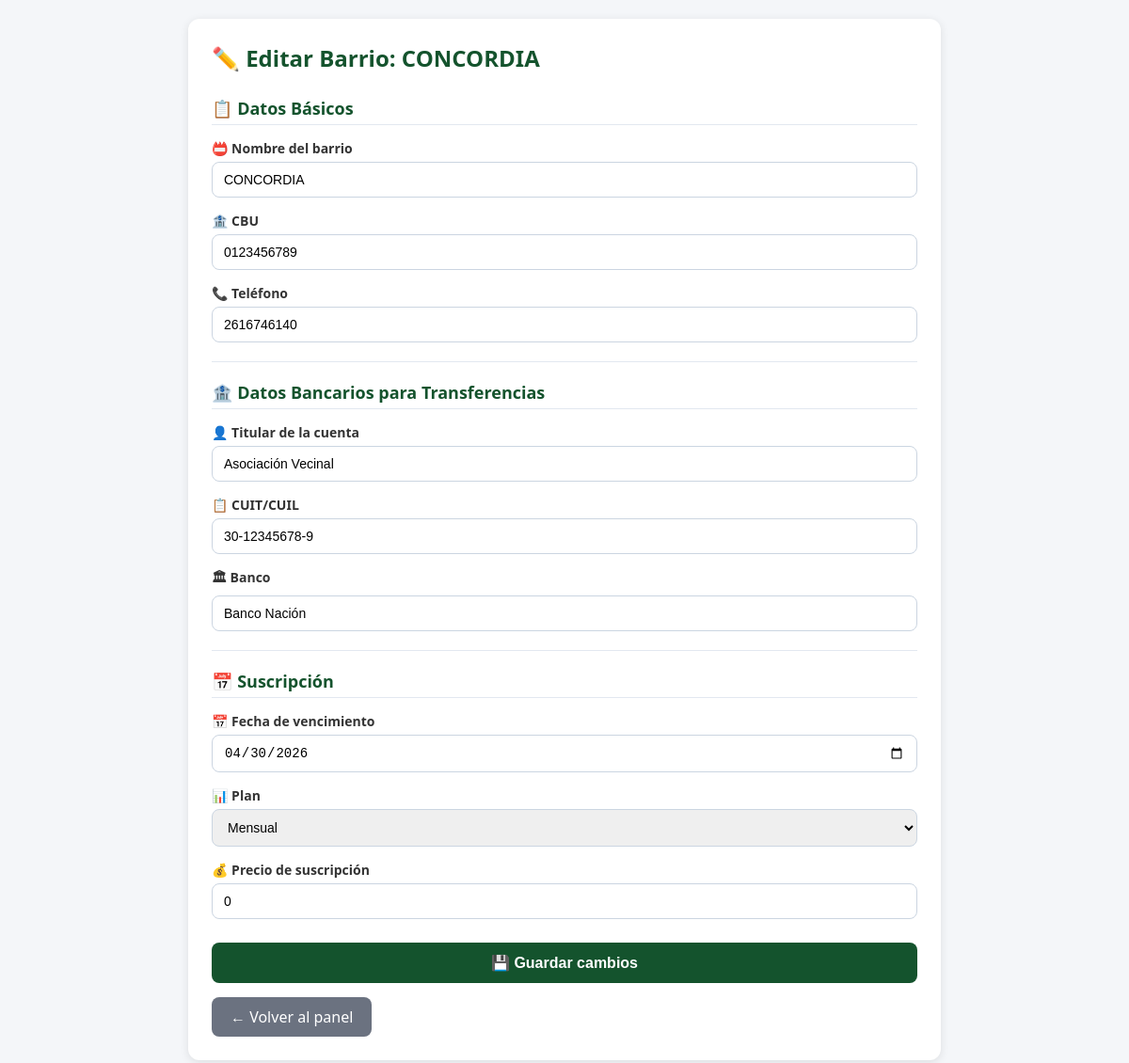
Screenshot of /editar-barrio/8/ (signed in) with the database file from the repository.
### core/models.py (models this page shows, shortened)
class Barrio(models.Model):
    PLAN_CHOICES = (
        ('mensual', 'Mensual'),
        ('semestral', 'Semestral'),
        ('anual', 'Anual'),
    )
    nombre = models.CharField(max_length=100)
    cbu = models.CharField(max_length=100)
    telefono = models.CharField(max_length=50)
    contrato = models.FileField(upload_to='contratos/', null=True, blank=True)
    fecha_vencimiento = models.DateField(null=True, blank=True)
    titular_cuenta = models.CharField(max_length=150, blank=True, null=True, default="Asociación Vecinal")
    cuit = models.CharField(max_length=20, blank=True, null=True, default="30-12345678-9")
    banco = models.CharField(max_length=100, blank=True, null=True, default="Banco Nación")
    plan = models.CharField(max_length=20, choices=PLAN_CHOICES, default='mensual')
    precio_suscripcion = models.DecimalField(max_digits=10, decimal_places=2, default=0)
    fecha_inicio_suscripcion = models.DateField(null=True, blank=True)
    responsable = models.CharField(max_length=150, blank=True, null=True, default="Administrador")

### core/views.py (the view, shortened to what this page needs)
# urls.py: path('editar-barrio/<int:barrio_id>/', views.editar_barrio, name='editar_barrio'),
@login_required
def editar_barrio(request, barrio_id):
    if request.user.rol != 'superadmin':
        return redirect('login')
    barrio = get_object_or_404(Barrio, id=barrio_id)
    return render(request, 'editar_barrio.html', {'barrio': barrio})

### core/templates/editar_barrio.html (shortened to what this page needs)
{% load static %}
<!DOCTYPE html>
<html lang="es">
<head>
</head>
<body>
<div class="container">
    <div class="card">
        <h1>✏️ Editar Barrio: {{ barrio.nombre }}</h1>
        <form method="POST">
            <h2>📋 Datos Básicos</h2>
            <label>📛 Nombre del barrio</label>
            <input type="text" name="nombre" value="{{ barrio.nombre }}" required>
            <label>🏦 CBU</label>
            <input type="text" name="cbu" value="{{ barrio.cbu }}" required>
            <label>📞 Teléfono</label>
            <input type="text" name="telefono" value="{{ barrio.telefono }}" required>
            <div class="separator"></div>
            <h2>🏦 Datos Bancarios para Transferencias</h2>
            <label>👤 Titular de la cuenta</label>
            <input type="text" name="titular_cuenta" value="{{ barrio.titular_cuenta|default:'Asociación Vecinal' }}">
            <label>📋 CUIT/CUIL</label>
            <input type="text" name="cuit" value="{{ barrio.cuit|default:'30-12345678-9' }}">
            <label>🏛 Banco</label>
            <input type="text" name="banco" value="{{ barrio.banco|default:'Banco Nación' }}">
            <div class="separator"></div>
            <h2>📅 Suscripción</h2>
            <label>📅 Fecha de vencimiento</label>
            <input type="date" name="fecha_vencimiento" value="{{ barrio.fecha_vencimiento|date:'Y-m-d' }}">
            <label>📊 Plan</label>
            <select name="plan">
                <option value="mensual" {% if barrio.plan == 'mensual' %}selected{% endif %}>Mensual</option>
            </select>
            <label>💰 Precio de suscripción</label>
            <input type="number" step="0.01" name="precio_suscripcion" value="{{ barrio.precio_suscripcion|default:'0' }}">
            <button type="submit" class="btn-guardar">💾 Guardar cambios</button>
        </form>
        <a href="{% url 'panel_superadmin' %}" class="btn-volver">← Volver al panel</a>
    </div>
</div>
</body>
</html>

### core/templates/editar_barrio.html (style rules this page uses)
* { margin: 0; padding: 0; box-sizing: border-box; }
body { font-family: 'Segoe UI', Arial, sans-serif; background: #f4f6f9; padding: 20px; }
.container { max-width: 800px; margin: 0 auto; }
.card { background: white; padding: 25px; border-radius: 12px; box-shadow: 0 2px 10px rgba(0,0,0,0.1); }
h1 { color: #14532d; margin-bottom: 25px; font-size: 24px; }
h2 { color: #14532d; font-size: 18px; margin: 20px 0 15px 0; padding-bottom: 5px; border-bottom: 1px solid #e2e8f0; }
label { display: block; font-weight: 600; margin-top: 15px; margin-bottom: 5px; color: #333; font-size: 14px; }
input, select { width: 100%; padding: 10px 12px; border: 1px solid #cbd5e1; border-radius: 8px; font-size: 14px; }
.btn-guardar { background: #14532d; color: white; border: none; padding: 12px 20px; border-radius: 8px; font-weight: bold; cursor: pointer; width: 100%; margin-top: 25px; font-size: 16px; }
.btn-volver { display: inline-block; background: #6b7280; color: white; text-decoration: none; padding: 10px 20px; border-radius: 8px; margin-top: 15px; text-align: center; }
.separator { border-top: 1px solid #e2e8f0; margin: 20px 0; }

### rows the page displays
Barrio: nombre "CONCORDIA", cbu "0123456789", telefono "2616746140", titular_cuenta "Asociación Vecinal", cuit "30-12345678-9", banco "Banco Nación", fecha_vencimiento "04/30/2026", plan "Mensual", precio_suscripcion "0"
